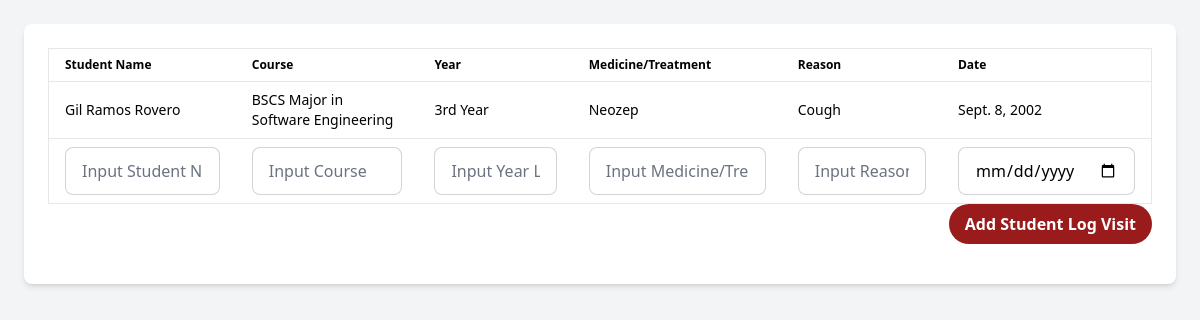
The page /users/admin/student_log_visit (signed in) on the database as committed earlier.
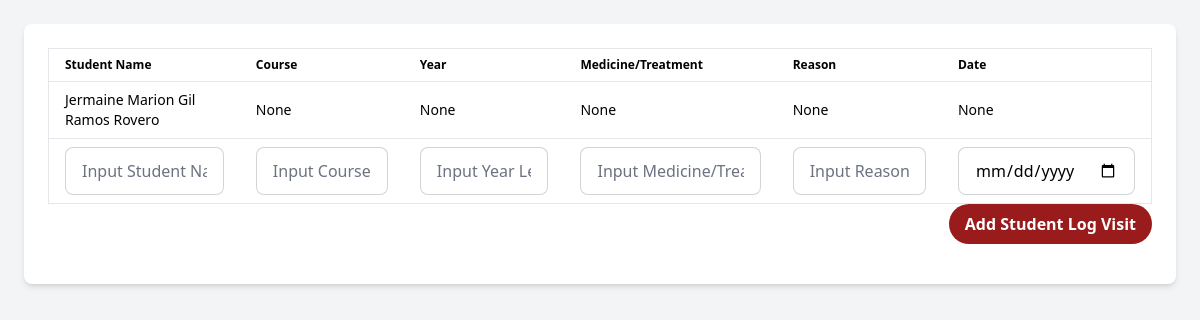
The same page on the database as committed later.
### users/models.py (models this page shows, shortened)
class EucStudents(models.Model):
  id = models.UUIDField(primary_key=True, default=uuid.uuid4, editable=False)
  user = models.ForeignKey(EucUsers, on_delete=models.CASCADE)
  age = models.IntegerField(null=False, blank=False, default=0)
  sex = models.CharField(max_length=20, choices=EucUsers.SEX_CHOICES, null=True, blank=True)
  date_of_exam = models.DateField(null=True, blank=True)
  address = models.CharField(max_length=150, null=True, blank=True)
  date_of_birth = models.DateField(null=True, blank=True)
  contact_number = models.IntegerField(null=True, blank=True)
  status = models.CharField(max_length=50, null=True, blank=True)
  fathers_name = models.CharField(max_length=50, null=True, blank=True)
  fathers_contact = models.IntegerField(null=True, blank=True)
  fathers_occupation = models.CharField(max_length=150, null=True, blank=True)
  mothers_name = models.CharField(max_length=50, null=True, blank=True)
  mothers_contact = models.IntegerField(null=True, blank=True)
  mothers_occupation = models.CharField(max_length=150, null=True, blank=True)
  medical_history = models.CharField(max_length=255, null=True, blank=True)
  height = models.CharField(max_length=30, null=True, blank=True)
  weight = models.CharField(max_length=30, null=True, blank=True)
  bmi = models.DecimalField(max_digits=4, decimal_places=2, null=True, blank=True)
  eyes_vision_right = models.CharField(max_length=50, null=True, blank=True)
  eyes_vision_left = models.CharField(max_length=50, null=True, blank=True)
  ears_vision_right = models.CharField(max_length=50, null=True, blank=True)
  ears_vision_left = models.CharField(max_length=50, null=True, blank=True)
  skin = models.CharField(max_length=50, null=True, blank=True)
  mouth = models.CharField(max_length=50, null=True, blank=True)
  nose = models.CharField(max_length=50, null=True, blank=True)
  bp = models.CharField(max_length=50, null=True, blank=True)
  rate = models.CharField(max_length=50, null=True, blank=True)
  lungs = models.CharField(max_length=50, null=True, blank=True)
  abdomen = models.CharField(max_length=50, null=True, blank=True)
  remarks = models.CharField(max_length=255, null=True, blank=True)
  course = models.CharField(max_length=150, null=True, blank=True)
  year_level = models.CharField(max_length=30, null=True, blank=True)
  medicine_treatment = models.CharField(max_length=100, null=True, blank=True)
  reason = models.CharField(max_length=150, null=True, blank=True)
  date_of_visit = models.DateField(null=True, blank=True)

class EucUsers(AbstractUser):
  SEX_CHOICES = (
    ("default", "Choose not to say"),
    ("male", "Male"),
    ("female", "Female")
  )
  middle_name = models.CharField(max_length=50, null=False, blank=False)
  @property
  def full_name(self):
    return f"{self.first_name} {self.middle_name or ''} {self.last_name}"

### users/views.py (the view, shortened to what this page needs)
# urls.py: path("admin/student_log_visit", views.admin_student_log_visit, name="admin_student_log_visit"),
@admin_required
def admin_student_log_visit(request):
  students = EucStudents.objects.all()
  context = {
    "students": students
  }
  return render(request, "users/admin/student_log_visit.html", context)

### users/templates/users/admin/student_log_visit.html (shortened to what this page needs)
{% extends "layout.html" %}
{% load static tailwind_tags %}
{% load component_tags %}
{% load static %}
{% block main %}
  <div class="flex min-h-screen bg-gray-100">
    <main class="flex-1 p-6">
      <div class="bg-white rounded-lg shadow-md p-6">
        <form method="POST" action="{% url 'users:admin_student_log_visit' %}" class="overflow-x-auto">
          <table class="table w-full border border-gray-200">
            <thead>
              <tr>
                <th class="px-4 py-2 border-b text-left text-black font-semibold">Student Name</th>
                <th class="px-4 py-2 border-b text-left text-black font-semibold">Course</th>
                <th class="px-4 py-2 border-b text-left text-black font-semibold">Year</th>
                <th class="px-4 py-2 border-b text-left text-black font-semibold">Medicine/Treatment</th>
                <th class="px-4 py-2 border-b text-left text-black font-semibold">Reason</th>
                <th class="px-4 py-2 border-b text-left text-black font-semibold">Date</th>
              </tr>
            </thead>
            <tbody>
              {% for student in students %}
                <tr class="hover:bg-gray-50">
                  <td class="px-4 py-2 border-b text-black">{{ student.user.full_name }}</td>
                  <td class="px-4 py-2 border-b text-black">{{ student.course }}</td>
                  <td class="px-4 py-2 border-b text-black">{{ student.year_level }}</td>
                  <td class="px-4 py-2 border-b text-black">{{ student.medicine_treatment }}</td>
                  <td class="px-4 py-2 border-b text-black">{{ student.reason }}</td>
                  <td class="px-4 py-2 border-b text-black">{{ student.date_of_visit }}</td>
                </tr>
              {% endfor %}
              <tr class="hover:bg-gray-50">
                <td class="px-4 py-2 border-b text-black">
                  <input type="text" name="student_name" placeholder="Input Student Name or Full Name" class="input input-bordered bg-white w-full">
                </td>
                <td class="px-4 py-2 border-b text-black">
                  <input type="text" name="course" placeholder="Input Course" class="input input-bordered bg-white w-full">
                </td>
                <td class="px-4 py-2 border-b text-black">
                  <input type="text" name="year_level" placeholder="Input Year Level" class="input input-bordered bg-white w-full">
                </td>
                <td class="px-4 py-2 border-b text-black">
                  <input type="text" name="medicine_treatment" placeholder="Input Medicine/Treatment" class="input input-bordered bg-white w-full">
                </td>
                <td class="px-4 py-2 border-b text-black">
                  <input type="text" name="reason" placeholder="Input Reason" class="input input-bordered bg-white w-full">
                </td>
                <td class="px-4 py-2 border-b text-black">
                  <input type="date" name="date_of_visit" class="input input-bordered bg-white w-full">
                </td>
              </tr>
          </table>
          <div class="flex justify-end mb-4">
            <button type="submit" class="bg-red-800 hover:bg-red-900 text-white font-semibold py-2 px-4 rounded-full">Add Student Log Visit</button>
          </div>
        </form>
      </div>
    </main>
  </div>
{% endblock main %}

Rows that differ between the two databases and show on the page:
removed EucStudents: user.full_name "Gil Ramos Rovero", course "BSCS Major in Software Engineering", year_level "3rd Year", medicine_treatment "Neozep", reason "Cough", date_of_visit "Sept. 8, 2002"
added EucStudents: user.full_name "Jermaine Marion Gil Ramos Rovero", course "None", year_level "None", medicine_treatment "None", reason "None", date_of_visit "None"
